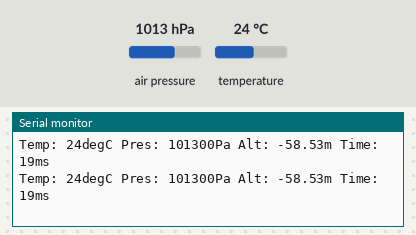
A sketch run on a simulated Arduino Uno, built with avr-gcc and run on an emulated ATmega328P. Parts: the last lines printed to the serial monitor. Wiring (inferred from the names in the program): BMP180 pressure sensor at I2C address 0x77. The inputs (shaded band) are chosen by the test bench; at power-on: air pressure 1013 hPa, temperature 24 °C.

Above: at 1.2 s.
1.3 s: air pressure set to 1025 hPa
At 1.31 s:
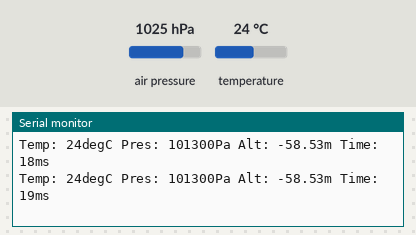
4.3 s: temperature set to 0 °C
At 4.34 s:
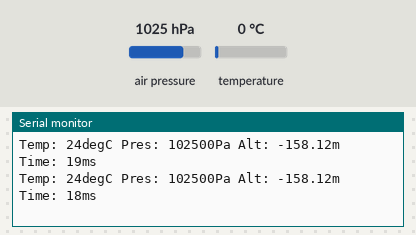
7.3 s: air pressure set to 952 hPa
At 7.32 s:
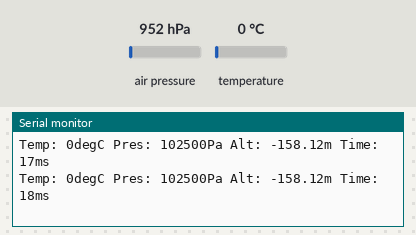
10.3 s: air pressure set to 1048 hPa
At 10.35 s:
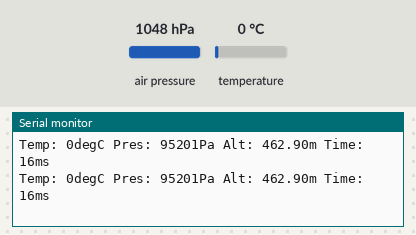
13.3 s: temperature set to 12 °C
At 13.32 s:
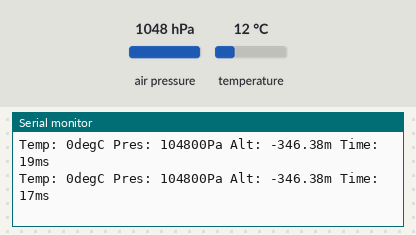
22.3 s: temperature set to 3 °C
At 22.3 s:
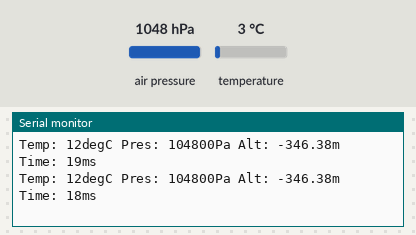
Timing chart, 0 to 25.3 s (numbered marks = the images above; inputs shaded):
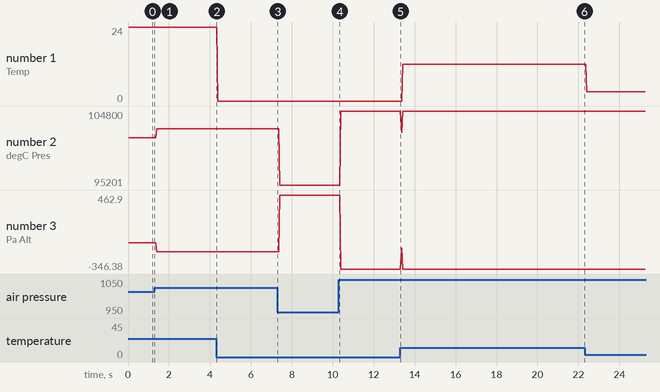

Measured:
- plotted number 1: 24 → 0 after the input at 4.3 s, 0 → 12 after the input at 13.3 s, 12 → 3 after the input at 22.3 s
- plotted number 2: 101300 → 102500 after the input at 1.3 s, 102500 → 95201 after the input at 7.3 s, 95201 → 104800 after the input at 10.3 s
- plotted number 3: -58.53 → -158.12 after the input at 1.3 s, -158.12 → 462.9 after the input at 7.3 s, 462.9 → -346.38 after the input at 10.3 s

The sketch:

bmp_non_blocking_test.ino
```cpp
#include <Wire.h>
//Library from https://github.com/Lithium366/BMP085
#include "BMP085NB.h"

BMP085NB bmp;

int temperature = 0;
long pressure = 0;
float alti = 130.0;
unsigned long timer = 0;

void setup () {
  Serial.begin(9600);
  bmp.initialize();
  bmp.setSeaLevelPressure(100600);
}

void loop () {
  timer = millis();
  bmp.pollData(&temperature, &pressure, &alti);
  if (bmp.newData) {
    Serial.print("Temp: ");
    Serial.print(temperature / 10);
    Serial.print("degC Pres: ");
    Serial.print(pressure, DEC);
    Serial.print("Pa Alt: ");
    Serial.print(alti);
    Serial.print("m Time: ");
    Serial.print(millis() - timer);
    Serial.println("ms");
  }
}
```

BMP085NB.cpp
```cpp
#include "BMP085NB.h"
#include <Wire.h>

void BMP085NB::pollData (int *temperature, long *pressure, float *alti) {
  switch (pressureState){
    case 0:
	  pressureState = 1;
	  newData = false;
	  timer = millis();
      StartUT();
    break;
    case 1:
      if (millis() - timer >= 5) {
        pressureState = 2;
		ut = ReadUT();
        *temperature = Temperature(ut);
      }
    break;
    case 2:
      timer1 = millis();
      StartUP();
      pressureState = 3;
    break;
    case 3:
      if (millis() - timer1 >= 2 + (3<<OSS)) {
        up = ReadUP();
        *pressure = Pressure(up);
        *alti = Altitude(*pressure);
		newData = true;
		pressureState = 0;
      }
    break;
	default:
	break;
  }
}

void BMP085NB::setSeaLevelPressure (long seaLevelPressure) {
	slp = seaLevelPressure;
}

short BMP085NB::Temperature(unsigned int ut){
  x1 = (((long)ut - (long)ac6)*(long)ac5) >> 15;
  x2 = ((long)mc << 11)/(x1 + md);
  b5 = x1 + x2;

  return ((b5 + 8)>>4);
}

long BMP085NB::Pressure(unsigned long up) {
  //calculate true pressure
  b6 = b5 - 4000;
  // Calculate B3
  x1 = (b2 * (b6 * b6)>>12)>>11;
  x2 = (ac2 * b6)>>11;
  x3 = x1 + x2;
  b3 = (((((long)ac1)*4 + x3)<<OSS) + 2)>>2;

  // Calculate B4
  x1 = (ac3 * b6)>>13;
  x2 = (b1 * ((b6 * b6)>>12))>>16;
  x3 = ((x1 + x2) + 2)>>2;
  b4 = (ac4 * (unsigned long)(x3 + 32768))>>15;

  b7 = ((unsigned long)(up - b3) * (50000>>OSS));
  if (b7 < 0x80000000)
    p = (b7<<1)/b4;
  else
    p = (b7/b4)<<1;

  x1 = (p>>8) * (p>>8);
  x1 = (x1 * 3038)>>16;
  x2 = (-7357 * p)>>16;
  p += (x1 + x2 + 3791)>>4;

  return p;
}

float BMP085NB::Altitude(long pres){
  return (float)44330 * (1 - pow(((float) pres / slp), 0.190295));
}

void BMP085NB::StartUT() {
  writeRegister(0xf4,0x2e);
}

void BMP085NB::StartUP() {
  writeRegister(0xf4,0x34+(OSS<<6));
}

unsigned int BMP085NB::ReadUT() {
  return readIntRegister(0xf6);
}

unsigned long BMP085NB::ReadUP() {
  unsigned char msb, lsb, xlsb;

  Wire.beginTransmission(I2C_ADDRESS);
  Wire.write(0xf6);  // register to read
  Wire.endTransmission();

  Wire.requestFrom(I2C_ADDRESS, 3); // request three bytes
  while(Wire.available() < 3); // wait until data available
  msb = Wire.read();
  lsb = Wire.read();
  xlsb = Wire.read();

  return (((unsigned long) msb << 16) | ((unsigned long) lsb << 8) | (unsigned long) xlsb) >> (8-OSS);
}

void BMP085NB::initialize () {
  pressureState = 0;
  newData = false;
  slp = SEA_LEVEL_PRESSURE;
  ac1 = readIntRegister(0xAA);
  ac2 = readIntRegister(0xAC);
  ac3 = readIntRegister(0xAE);
  ac4 = readIntRegister(0xB0);
  ac5 = readIntRegister(0xB2);
  ac6 = readIntRegister(0xB4);
  b1 = readIntRegister(0xB6);
  b2 = readIntRegister(0xB8);
  mb = readIntRegister(0xBA);
  mc = readIntRegister(0xBC);
  md = readIntRegister(0xBE);
}

void BMP085NB::writeRegister(unsigned char r, unsigned char v)
{
  Wire.beginTransmission(I2C_ADDRESS);
  Wire.write(r);
  Wire.write(v);
  Wire.endTransmission();
}

int BMP085NB::readIntRegister(unsigned char r)
{
  unsigned char msb, lsb;
  Wire.beginTransmission(I2C_ADDRESS);
  Wire.write(r);  // register to read
  Wire.endTransmission();
  Wire.requestFrom(I2C_ADDRESS, 2); // request two bytes
  while(!Wire.available()); // wait until data available
  msb = Wire.read();
  while(!Wire.available()); // wait until data available
  lsb = Wire.read();
  return (((int)msb<<8) | ((int)lsb));

}
```

BMP085NB.h
```cpp
//https://github.com/Lithium366/BMP085
#ifndef BMP085NB_h
#define BMP085NB_h

#include <Arduino.h>

#define I2C_ADDRESS 0x77
#define OSS 0x03
#define SEA_LEVEL_PRESSURE 101325

class BMP085NB {
	public:
		void initialize();
		void pollData(int *temperature, long *pressure, float *alti);
		void setSeaLevelPressure(long);
		short Temperature(unsigned int);
		float Altitude(long);
		long Pressure(unsigned long);
		void StartUT();
		void StartUP();
		unsigned int ReadUT();
		unsigned long ReadUP();
		void writeRegister(unsigned char, unsigned char);
		int readIntRegister(unsigned char);
		boolean newData;
	private:
		long slp;
		int ac1;
		int ac2;
		int ac3;
		unsigned int ac4;
		unsigned int ac5;
		unsigned int ac6;
		int b1;
		int b2;
		int mb;
		int mc;
		int md;
		unsigned long timer;
		unsigned long timer1;
		int pressureState;
		long x1;
		long x2;
		long x3;
		long b3;
		long b5;
		long b6;
		long p;
		unsigned long b4;
		unsigned long b7;
		unsigned int ut;
		unsigned long up;
};

#endif
```
